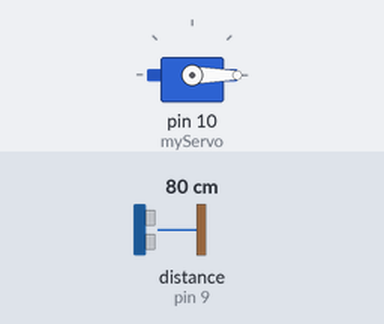
A sketch run on a simulated Arduino Uno, built with avr-gcc and run on an emulated ATmega328P. On the bench: servo. Wiring (inferred from the names in the program): ultrasonic range finder: trigger pin 8; echo pin 9. The test bench sets the inputs (shaded band); at power-on: distance to the obstacle (sensor on pin 9) 80 cm. The echo pulse lasts 58.3 µs per cm; what the sketch prints to the serial monitor is not drawn.

Above: at 0.01 s.
1.3 s: distance to the obstacle (sensor on pin 9) set to 2 cm
At 2.0 s:
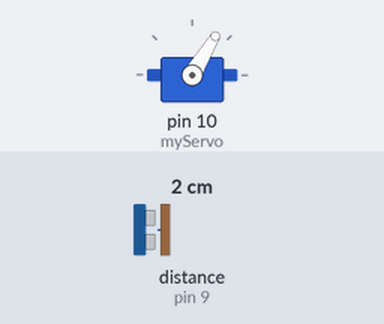
4.3 s: distance to the obstacle (sensor on pin 9) set to 299 cm
At 4.46 s:
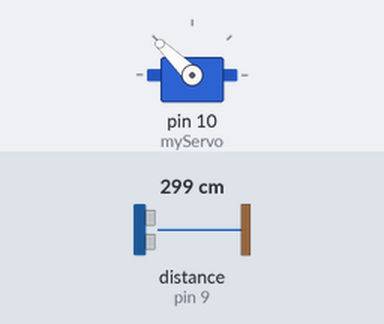
Timing chart, 0 to 13.3 s (numbered marks = the images above; inputs shaded):
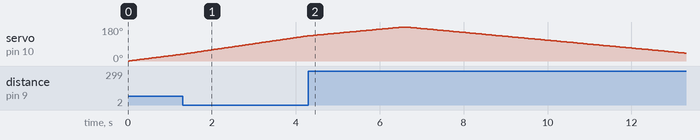

Measured:
- by itself, servo on pin 10 (myServo): rises from 133° to 180° in 2.2 s, then falls to 42° in 6.7 s

The sketch:

RadarUltrasonic.ino
```cpp
#include <Servo.h>.
const int trigPin = 8;
const int echoPin = 9;

long duration;
int distance;
Servo myServo;
void setup() {
  pinMode(trigPin, OUTPUT);
  pinMode(echoPin, INPUT);
  Serial.begin(9600);
  myServo.attach(10);
}
void loop() {
  // rotates the servo motor from 0 to 180 degrees
  for(int i=0;i<=180;i++){
  myServo.write(i);
  delay(30);
  distance = calculateDistance();

  Serial.print(i);
  Serial.print(",");
  Serial.print(distance);
  Serial.print(".");
  }
  // Repeats the previous lines from 180 to 0 degrees
  for(int i=180;i>0;i--){
  myServo.write(i);
  delay(30);
  distance = calculateDistance();
  Serial.print(i);
  Serial.print(",");
  Serial.print(distance);
  Serial.print(".");
  }
}
int calculateDistance(){

  digitalWrite(trigPin, LOW);
  delayMicroseconds(2);
  digitalWrite(trigPin, HIGH);
  delayMicroseconds(10);
  digitalWrite(trigPin, LOW);
  duration = pulseIn(echoPin, HIGH);
  distance= duration*0.034/2;
  return distance;
}
```
